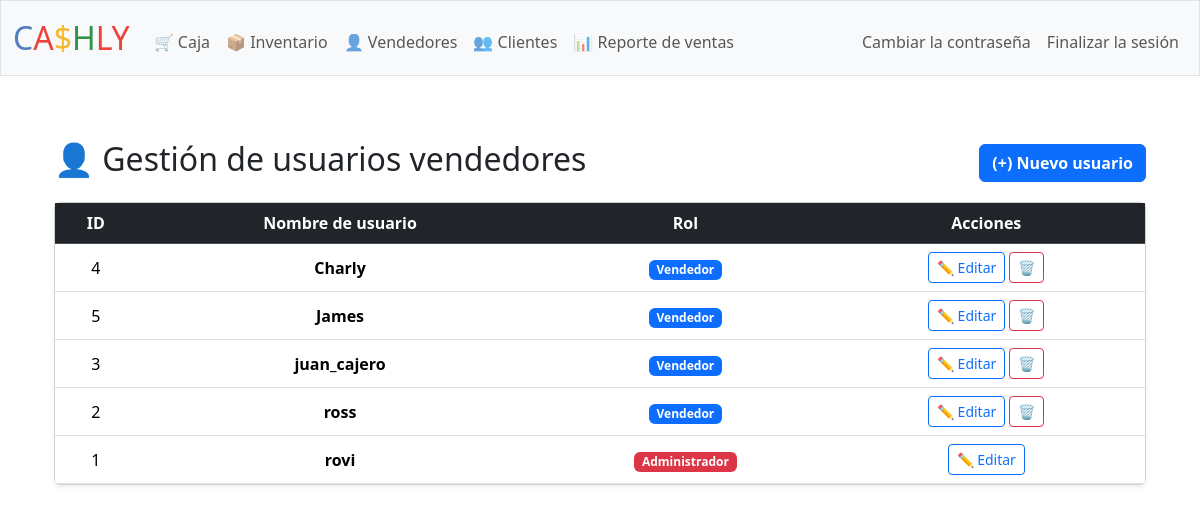
The app's page /users (signed in) with its own data.
### tables this page shows
CREATE TABLE users (
    id INTEGER PRIMARY KEY AUTOINCREMENT,
    username TEXT NOT NULL UNIQUE,
    hash TEXT NOT NULL,
    role TEXT DEFAULT 'vendedor');

### app.py (the view, shortened to what this page needs)
@app.route("/users", methods=["GET", "POST"])
@login_required
@admin_required
def users():
    users_list = db.execute("SELECT id, username, role FROM users ORDER BY username")
    return render_template("users.html", users=users_list)

### app.py (called while the page is built)
@app.after_request
def after_request(response):
    response.headers["Cache-Control"] = "no-cache, no-store, must-revalidate"
    response.headers["Expires"] = 0
    response.headers["Pragma"] = "no-cache"
    return response

def admin_required(f):
    @wraps(f)
    def decorated_function(*args, **kwargs):
        if session.get("user_role") != "admin":
            flash("Acceso denegado: Se requieren permisos de Administrador.", "danger")
            return redirect("/")
        return f(*args, **kwargs)
    return decorated_function

### helpers.py (called while the page is built)
def login_required(f):
    @wraps(f)
    def decorated_function(*args, **kwargs):
        if session.get("user_id") is None:
            return redirect("/login")
        return f(*args, **kwargs)
    return decorated_function

### templates/users.html (shortened to what this page needs)
{% extends "layout.html" %}
{% block main %}
<div class="container py-3">
    <div class="d-flex justify-content-between align-items-center mb-3">
        <h2>👤 Gestión de usuarios vendedores</h2>
        <button class="btn btn-primary fw-bold" data-bs-toggle="modal" data-bs-target="#newUserModal">
            (+) Nuevo usuario
        </button>
    </div>
    <div class="card shadow-sm">
        <div class="card-body p-0">
            <table class="table table-hover align-middle mb-0">
                <thead class="table-dark">
                    <tr>
                        <th>ID</th>
                        <th>Nombre de usuario</th>
                        <th>Rol</th>
                        <th class="text-center">Acciones</th>
                    </tr>
                </thead>
                <tbody>
                    {% for u in users %}
                        <tr>
                            <td>{{ u.id }}</td>
                            <td><strong>{{ u.username }}</strong></td>
                            <td>
                                {% if u.role == 'admin' %}
                                    <span class="badge bg-danger">Administrador</span>
                                {% else %}
                                    <span class="badge bg-primary">Vendedor</span>
                                {% endif %}
                            </td>
                            <td class="text-center">
                                <button class="btn btn-sm btn-outline-primary"
                                        onclick="openEditUser('{{ u.id }}', '{{ u.role }}')">
                                    ✏️ Editar
                                </button>
                                {% if u.id != session.get('user_id') %}
                                    <form action="/users/delete" method="POST" class="d-inline">
                                        <button type="submit" class="btn btn-sm btn-outline-danger" onclick="return confirm('¿Eliminar usuario?')">
                                            🗑️
                                        </button>
                                    </form>
                                {% endif %}
                            </td>
                        </tr>
                    {% endfor %}
                </tbody>
            </table>
        </div>
    </div>
</div>
{% endblock %}

### records on screen
users: id "4", username "Charly", role "Vendedor"
users: id "5", username "James", role "Vendedor"
users: id "3", username "juan_cajero", role "Vendedor"
users: id "2", username "ross", role "Vendedor"
users: id "1", username "rovi", role "Administrador"
